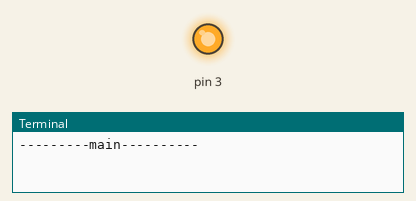
Simulated run of this program. Board: Raspberry Pi (header pin numbers). Shown: output pins drawn as LEDs (lit = HIGH), the last lines printed to the terminal. Threads take turns every 2 ms. At 30.2 s the program stops and its outputs stay as they are.

Above: at 0.1 s.
At 26.3 s:
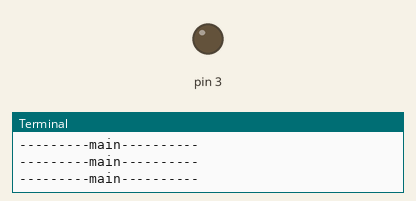
Timing chart, 0 to 27.8 s (numbered marks = the images above):
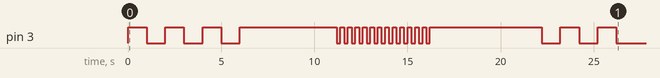

Measured:
- by itself, pin 3: LOW → HIGH at 0.00 s, → LOW 1.0 s later, → HIGH 1.0 s later, → LOW 1.0 s later, … (38 changes in this stretch)

The program:

gpio_operation.py
```python
# -*- coding: utf-8 -*-

import RPi.GPIO as GPIO
import time
import threading
import concurrent.futures


class GPIOOperation():

    def __init__(self):
        self.stop_event = threading.Event() #停止用のフラグ
        self.thread = None

    def setUp(self):
        GPIO.setmode(GPIO.BOARD)
        GPIO.setup(3, GPIO.OUT)

    def start_thread(self, mode):
        if mode == 'wait':
            self.thread = threading.Thread(target=self.blink_led)
        else:
            self.thread = threading.Thread(target=self.blink_led_frequently)
        self.thread.start()

    def blink_led(self):
        while not self.stop_event.is_set():
            self.light_on()
            time.sleep(1)
            self.light_off()
            time.sleep(1)

    def blink_led_frequently(self):
        while not self.stop_event.is_set():
            self.light_on()
            time.sleep(0.2)
            self.light_off()
            time.sleep(0.2)

    def light_on(self):
        GPIO.output(3, True)

    def light_off(self):
        GPIO.output(3, False)

    def stop(self):
        self.stop_event.set()
        self.thread.join()


# テストコード
if __name__ == '__main__':
    gpio = GPIOOperation()
    gpio.setUp()
    gpio.start_thread('wait')

    for i in range(5):
        print('---------main----------')
        time.sleep(1)

    gpio.stop()
    gpio.light_on()

    for i in range(5):
        print('---------main----------')
        time.sleep(1)

    del gpio
    gpio = GPIOOperation()
    gpio.start_thread('recognition')

    for i in range(5):
        print('---------main----------')
        time.sleep(1)

    gpio.stop()
    gpio.light_on()

    for i in range(5):
        print('---------main----------')
        time.sleep(1)

    del gpio
    gpio = GPIOOperation()
    gpio.start_thread('wait')

    for i in range(5):
        print('---------main----------')
        time.sleep(1)

    gpio.stop()
    gpio.light_off()

    time.sleep(3)
    print("finish")
```
